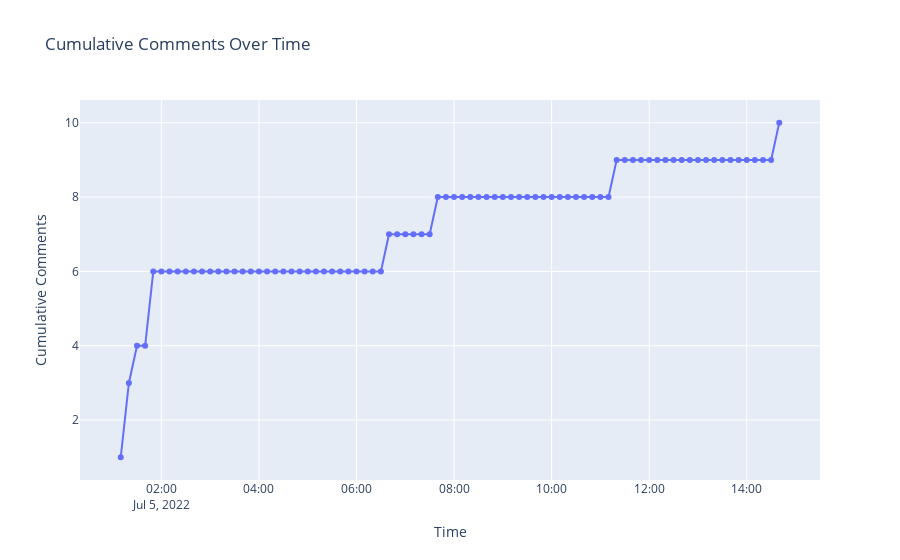
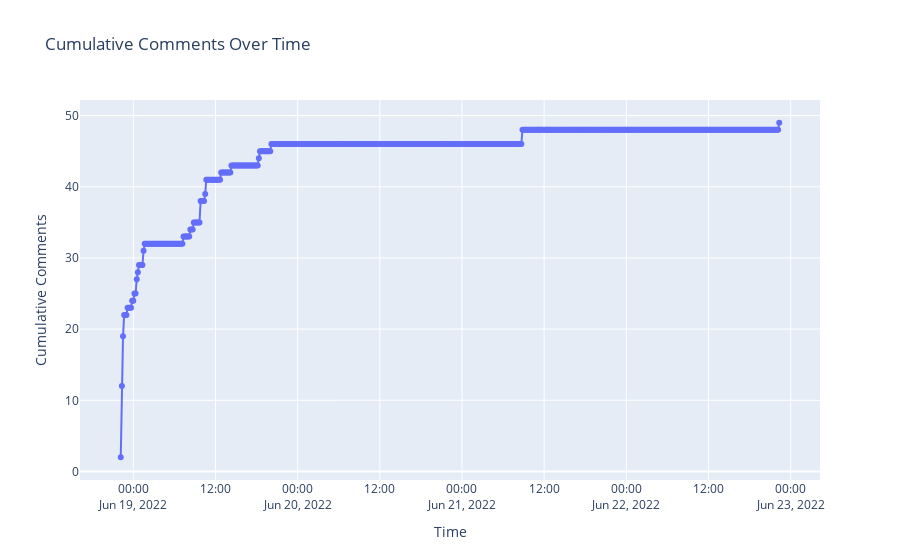
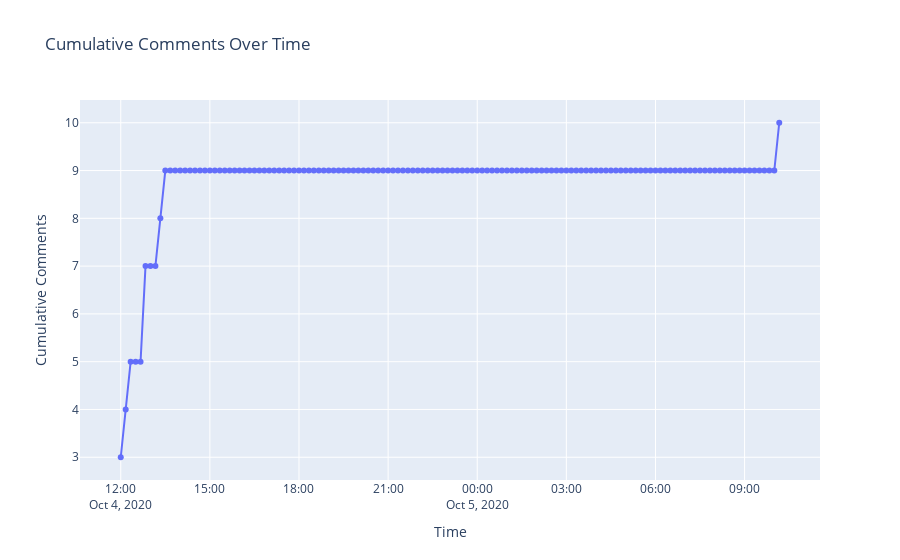
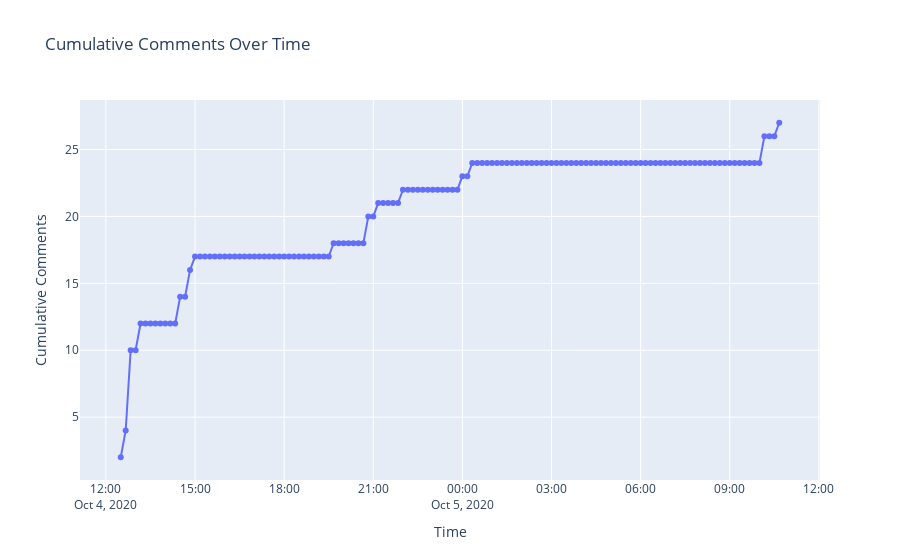

The code cell stored with these charts, in order, in its notebook:
### Code cell
import plotly.express as px

for i in range(190, num_post):
    comments = get_comment(post_id_list[i], df_comment)
 
    # 1. cmt_created_at을 datetime 형식으로 변환
    comments['cmt_created_at'] = pd.to_datetime(comments['cmt_created_at'])

    # 2. 10분 간격으로 시간 그룹화 (min 사용)
    comments.set_index('cmt_created_at', inplace=True)
    comments = comments.resample('10min').size().cumsum()

    # 3. 누적 댓글 수 계산
    comments = comments.reset_index()

    # 4. plotly로 그래프 그리기
    fig = px.line(comments, x='cmt_created_at', y=0, markers=True,
                labels={'cmt_created_at': 'Time', '0': 'Cumulative Comments'},
                title='Cumulative Comments Over Time')

    fig.show()

    # 그림 저장하기
    fig.write_html(f"분석/comments_{i}.html")
    url = df_post[df_post['id'] == post_id_list[i]]['url']
    print(url)
    print(type(url))  # Series
    # url 뒤에 ... 안나오게 출력
    print(url.to_string(index=False))

### Figure 1 — Plotly figure (JSON) as saved in the notebook; plotly's stock layout.template omitted (floating-point values rounded to 4 significant figures)
{"data": [{"hovertemplate": "Time=%{x}<br>Cumulative Comments=%{y}<extra></extra>", "legendgroup": "", "line": {"color": "#636efa", "dash": "solid"}, "marker": {"symbol": "circle"}, "mode": "lines+markers", "name": "", "orientation": "v", "showlegend": false, "type": "scatter", "x": ["2022-07-05T01:10:00", "2022-07-05T01:20:00", "2022-07-05T01:30:00", "2022-07-05T01:40:00", "2022-07-05T01:50:00", "2022-07-05T02:00:00", "2022-07-05T02:10:00", "2022-07-05T02:20:00", "2022-07-05T02:30:00", "2022-07-05T02:40:00", "2022-07-05T02:50:00", "2022-07-05T03:00:00", "2022-07-05T03:10:00", "2022-07-05T03:20:00", "2022-07-05T03:30:00", "2022-07-05T03:40:00", "2022-07-05T03:50:00", "2022-07-05T04:00:00", "2022-07-05T04:10:00", "2022-07-05T04:20:00", "2022-07-05T04:30:00", "2022-07-05T04:40:00", "2022-07-05T04:50:00", "2022-07-05T05:00:00", "2022-07-05T05:10:00", "2022-07-05T05:20:00", "2022-07-05T05:30:00", "2022-07-05T05:40:00", "2022-07-05T05:50:00", "2022-07-05T06:00:00", "2022-07-05T06:10:00", "2022-07-05T06:20:00", "2022-07-05T06:30:00", "2022-07-05T06:40:00", "2022-07-05T06:50:00", "2022-07-05T07:00:00", "2022-07-05T07:10:00", "2022-07-05T07:20:00", "2022-07-05T07:30:00", "2022-07-05T07:40:00", "2022-07-05T07:50:00", "2022-07-05T08:00:00", "2022-07-05T08:10:00", "2022-07-05T08:20:00", "2022-07-05T08:30:00", "2022-07-05T08:40:00", "2022-07-05T08:50:00", "2022-07-05T09:00:00", "2022-07-05T09:10:00", "2022-07-05T09:20:00", "2022-07-05T09:30:00", "2022-07-05T09:40:00", "2022-07-05T09:50:00", "2022-07-05T10:00:00", "2022-07-05T10:10:00", "2022-07-05T10:20:00", "2022-07-05T10:30:00", "2022-07-05T10:40:00", "2022-07-05T10:50:00", "2022-07-05T11:00:00", "2022-07-05T11:10:00", "2022-07-05T11:20:00", "2022-07-05T11:30:00", "2022-07-05T11:40:00", "2022-07-05T11:50:00", "2022-07-05T12:00:00", "2022-07-05T12:10:00", "2022-07-05T12:20:00", "2022-07-05T12:30:00", "2022-07-05T12:40:00", "2022-07-05T12:50:00", "2022-07-05T13:00:00", "2022-07-05T13:10:00", "2022-07-05T13:20:00", "2022-07-05T13:30:00", "2022-07-05T13:40:00", "2022-07-05T13:50:00", "2022-07-05T14:00:00", "2022-07-05T14:10:00", "2022-07-05T14:20:00", "2022-07-05T14:30:00", "2022-07-05T14:40:00"], "xaxis": "x", "y": [1, 3, 4, 4, 6, 6, 6, 6, 6, 6, 6, 6, 6, 6, 6, 6, 6, 6, 6, 6, 6, 6, 6, 6, 6, 6, 6, 6, 6, 6, 6, 6, 6, 7, 7, 7, 7, 7, 7, 8, 8, 8, 8, 8, 8, 8, 8, 8, 8, 8, 8, 8, 8, 8, 8, 8, 8, 8, 8, 8, 8, 9, 9, 9, 9, 9, 9, 9, 9, 9, 9, 9, 9, 9, 9, 9, 9, 9, 9, 9, 9, 10], "yaxis": "y"}], "layout": {"legend": {"tracegroupgap": 0}, "title": {"text": "Cumulative Comments Over Time"}, "xaxis": {"anchor": "y", "domain": [0, 1], "title": {"text": "Time"}}, "yaxis": {"anchor": "x", "domain": [0, 1], "title": {"text": "Cumulative Comments"}}}}

### Figure 2 — Plotly figure (JSON) as saved in the notebook; plotly's stock layout.template omitted (floating-point values rounded to 4 significant figures; data arrays with more than 128 entries replaced by an {"elided": "..."} marker saying what was removed)
{"data": [{"hovertemplate": "Time=%{x}<br>Cumulative Comments=%{y}<extra></extra>", "legendgroup": "", "line": {"color": "#636efa", "dash": "solid"}, "marker": {"symbol": "circle"}, "mode": "lines+markers", "name": "", "orientation": "v", "showlegend": false, "type": "scatter", "x": {"elided": "578 str values"}, "xaxis": "x", "y": {"elided": "578 int values"}, "yaxis": "y"}], "layout": {"legend": {"tracegroupgap": 0}, "title": {"text": "Cumulative Comments Over Time"}, "xaxis": {"anchor": "y", "domain": [0, 1], "title": {"text": "Time"}}, "yaxis": {"anchor": "x", "domain": [0, 1], "title": {"text": "Cumulative Comments"}}}}

### Figure 3 — Plotly figure (JSON) as saved in the notebook; plotly's stock layout.template omitted (floating-point values rounded to 4 significant figures; data arrays with more than 128 entries replaced by an {"elided": "..."} marker saying what was removed)
{"data": [{"hovertemplate": "Time=%{x}<br>Cumulative Comments=%{y}<extra></extra>", "legendgroup": "", "line": {"color": "#636efa", "dash": "solid"}, "marker": {"symbol": "circle"}, "mode": "lines+markers", "name": "", "orientation": "v", "showlegend": false, "type": "scatter", "x": {"elided": "134 str values"}, "xaxis": "x", "y": {"elided": "134 int values"}, "yaxis": "y"}], "layout": {"legend": {"tracegroupgap": 0}, "title": {"text": "Cumulative Comments Over Time"}, "xaxis": {"anchor": "y", "domain": [0, 1], "title": {"text": "Time"}}, "yaxis": {"anchor": "x", "domain": [0, 1], "title": {"text": "Cumulative Comments"}}}}

### Figure 4 — Plotly figure (JSON) as saved in the notebook; plotly's stock layout.template omitted (floating-point values rounded to 4 significant figures; data arrays with more than 128 entries replaced by an {"elided": "..."} marker saying what was removed)
{"data": [{"hovertemplate": "Time=%{x}<br>Cumulative Comments=%{y}<extra></extra>", "legendgroup": "", "line": {"color": "#636efa", "dash": "solid"}, "marker": {"symbol": "circle"}, "mode": "lines+markers", "name": "", "orientation": "v", "showlegend": false, "type": "scatter", "x": {"elided": "134 str values"}, "xaxis": "x", "y": {"elided": "134 int values"}, "yaxis": "y"}], "layout": {"legend": {"tracegroupgap": 0}, "title": {"text": "Cumulative Comments Over Time"}, "xaxis": {"anchor": "y", "domain": [0, 1], "title": {"text": "Time"}}, "yaxis": {"anchor": "x", "domain": [0, 1], "title": {"text": "Cumulative Comments"}}}}
